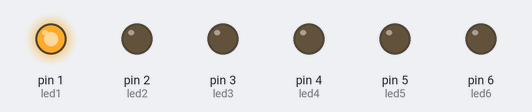
Bench run of a sketch on a simulated Arduino Uno, built with avr-gcc and run on an emulated ATmega328P. Shown: output pins drawn as LEDs (lit = HIGH).

Above: at 0.5 s.
At 2.5 s:
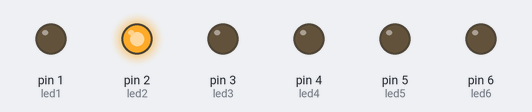
At 4.5 s:
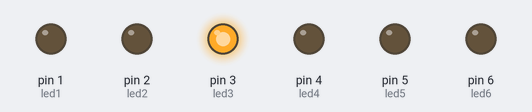
At 10.5 s:
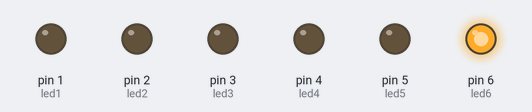
At 15.5 s:
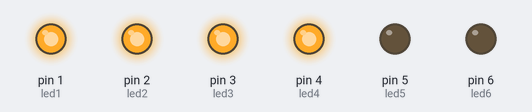
At 20.5 s:
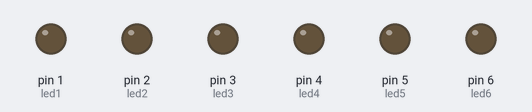
Timing chart, 0 to 21.9 s (numbered marks = the images above):
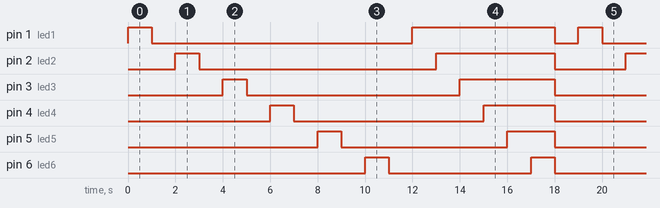

The sketch:

Blink_reihe.ino
```cpp
int led1 = 1;
int led2 = 2;
int led3 = 3;
int led4 = 4;
int led5 = 5;
int led6 = 6;


void setup() {

  pinMode(led1, OUTPUT);
  pinMode(led2, OUTPUT);
  pinMode(led3, OUTPUT);
  pinMode(led4, OUTPUT);
  pinMode(led5, OUTPUT);
  pinMode(led6, OUTPUT);
}


void loop() {


  digitalWrite(led1, HIGH);
  delay(1000);
  digitalWrite(led1, LOW);
  delay(1000);
  digitalWrite(led2, HIGH);
  delay(1000);
  digitalWrite(led2, LOW);
  delay(1000);
  digitalWrite(led3, HIGH);
  delay(1000);
  digitalWrite(led3, LOW);
  delay(1000);
  digitalWrite(led4, HIGH);
  delay(1000);
  digitalWrite(led4, LOW);
  delay(1000);
  digitalWrite(led5, HIGH);
  delay(1000);
  digitalWrite(led5, LOW);
  delay(1000);
  digitalWrite(led6, HIGH);
  delay(1000);
  digitalWrite(led6, LOW);
  delay(1000);


  digitalWrite(led1, HIGH);
  delay(1000);
  digitalWrite(led2, HIGH);
  delay(1000);
  digitalWrite(led3, HIGH);
  delay(1000);
  digitalWrite(led4, HIGH);
  delay(1000);
  digitalWrite(led5, HIGH);
  delay(1000);
  digitalWrite(led6, HIGH);
  delay(1000);

   digitalWrite(led1, LOW);
   digitalWrite(led2, LOW);
   digitalWrite(led3, LOW);
   digitalWrite(led4, LOW);
   digitalWrite(led5, LOW);
   digitalWrite(led6, LOW);
   delay(1000);
}
```

Measured:
- by itself, pin 1 (led1): repeats every 19.0 s: LOW 11.0 s, HIGH 6.0 s, LOW 1.0 s, HIGH 1.0 s
- by itself, pin 2 (led2): LOW → HIGH at 2.0 s, → LOW 1.0 s later, → HIGH 10.0 s later, → LOW 5.0 s later, … (8 changes in this stretch)
- by itself, pin 3 (led3): LOW → HIGH at 4.0 s, → LOW 1.0 s later, → HIGH 9.0 s later, → LOW 4.0 s later, … (8 changes in this stretch)
- by itself, pin 4 (led4): LOW → HIGH at 6.0 s, → LOW 1.0 s later, → HIGH 8.0 s later, → LOW 3.0 s later, … (8 changes in this stretch)
- by itself, pin 5 (led5): LOW → HIGH at 8.0 s, → LOW 1.0 s later, → HIGH 7.0 s later, → LOW 2.0 s later, … (8 changes in this stretch)
- by itself, pin 6 (led6): LOW → HIGH at 10.0 s, → LOW 1.0 s later, → HIGH 6.0 s later, → LOW 1.0 s later, … (8 changes in this stretch)
